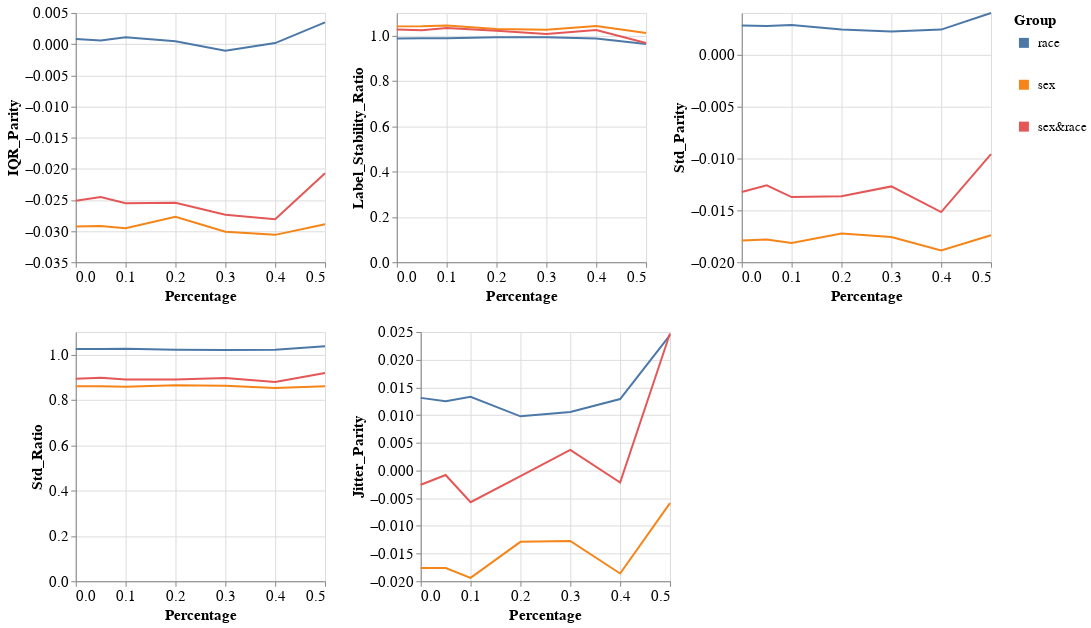

The notebook cell this image was saved under:
### Markdown cell above
### Group metrics per dataset and model

### Code cell
visualizer.create_groups_grid_pct_lines_plot(model_name=MODEL_NAMES[0],
                                             target_preprocessing_technique=PREPROCESSING_TECHNIQUES[0],
                                             group_metrics_type='variance')

### Figure 1 — Vega-Lite specification as saved in the notebook (floating-point values rounded to 4 significant figures)
{"config": {"view": {"continuousWidth": 400, "continuousHeight": 300}, "axis": {"labelFontSize": 15, "titleFontSize": 15}, "legend": {"labelFontSize": 13, "symbolStrokeWidth": 10, "titleFontSize": 15}}, "vconcat": [{"hconcat": [{"mark": "line", "encoding": {"color": {"field": "Group", "type": "nominal"}, "x": {"field": "Percentage", "type": "quantitative"}, "y": {"field": "Metric_Value", "title": "IQR_Parity", "type": "quantitative"}}, "height": 250, "width": 250}, {"data": {"name": "data-e101d365efc93a59690f78b3baa01246"}, "mark": "line", "encoding": {"color": {"field": "Group", "type": "nominal"}, "x": {"field": "Percentage", "type": "quantitative"}, "y": {"field": "Metric_Value", "title": "Label_Stability_Ratio", "type": "quantitative"}}, "height": 250, "width": 250}, {"data": {"name": "data-d1dba0a923afac3d4a690b4c9eadaa0e"}, "mark": "line", "encoding": {"color": {"field": "Group", "type": "nominal"}, "x": {"field": "Percentage", "type": "quantitative"}, "y": {"field": "Metric_Value", "title": "Std_Parity", "type": "quantitative"}}, "height": 250, "width": 250}]}, {"hconcat": [{"mark": "line", "encoding": {"color": {"field": "Group", "type": "nominal"}, "x": {"field": "Percentage", "type": "quantitative"}, "y": {"field": "Metric_Value", "title": "Std_Ratio", "type": "quantitative"}}, "height": 250, "width": 250}, {"data": {"name": "data-1a9631966115f92cc6e6166314ce5ae3"}, "mark": "line", "encoding": {"color": {"field": "Group", "type": "nominal"}, "x": {"field": "Percentage", "type": "quantitative"}, "y": {"field": "Metric_Value", "title": "Jitter_Parity", "type": "quantitative"}}, "height": 250, "width": 250}], "data": {"name": "data-d5a113d13f3b13c2f99182b476db956f"}}], "data": {"name": "data-752a0f6e415b59691ef81abf49fb271c"}, "$schema": "https://vega.github.io/schema/vega-lite/v4.17.0.json", "datasets": {"data-752a0f6e415b59691ef81abf49fb271c": [{"Model_Name": "DecisionTreeClassifier", "Metric": "IQR_Parity", "Group": "race", "Metric_Value": 0.0008057, "Percentage": 0.0}, {"Model_Name": "DecisionTreeClassifier", "Metric": "IQR_Parity", "Group": "sex", "Metric_Value": -0.02927, "Percentage": 0.0}, {"Model_Name": "DecisionTreeClassifier", "Metric": "IQR_Parity", "Group": "sex&race", "Metric_Value": -0.02512, "Percentage": 0.0}, {"Model_Name": "DecisionTreeClassifier", "Metric": "IQR_Parity", "Group": "race", "Metric_Value": 0.0005762, "Percentage": 0.05}, {"Model_Name": "DecisionTreeClassifier", "Metric": "IQR_Parity", "Group": "sex", "Metric_Value": -0.02919, "Percentage": 0.05}, {"Model_Name": "DecisionTreeClassifier", "Metric": "IQR_Parity", "Group": "sex&race", "Metric_Value": -0.02452, "Percentage": 0.05}, {"Model_Name": "DecisionTreeClassifier", "Metric": "IQR_Parity", "Group": "race", "Metric_Value": 0.001102, "Percentage": 0.1}, {"Model_Name": "DecisionTreeClassifier", "Metric": "IQR_Parity", "Group": "sex", "Metric_Value": -0.02953, "Percentage": 0.1}, {"Model_Name": "DecisionTreeClassifier", "Metric": "IQR_Parity", "Group": "sex&race", "Metric_Value": -0.02554, "Percentage": 0.1}, {"Model_Name": "DecisionTreeClassifier", "Metric": "IQR_Parity", "Group": "race", "Metric_Value": 0.0004457, "Percentage": 0.2}, {"Model_Name": "DecisionTreeClassifier", "Metric": "IQR_Parity", "Group": "sex", "Metric_Value": -0.02771, "Percentage": 0.2}, {"Model_Name": "DecisionTreeClassifier", "Metric": "IQR_Parity", "Group": "sex&race", "Metric_Value": -0.02546, "Percentage": 0.2}, {"Model_Name": "DecisionTreeClassifier", "Metric": "IQR_Parity", "Group": "race", "Metric_Value": -0.00108, "Percentage": 0.3}, {"Model_Name": "DecisionTreeClassifier", "Metric": "IQR_Parity", "Group": "sex", "Metric_Value": -0.03011, "Percentage": 0.3}, {"Model_Name": "DecisionTreeClassifier", "Metric": "IQR_Parity", "Group": "sex&race", "Metric_Value": -0.02737, "Percentage": 0.3}, {"Model_Name": "DecisionTreeClassifier", "Metric": "IQR_Parity", "Group": "race", "Metric_Value": 0.0001669, "Percentage": 0.4}, {"Model_Name": "DecisionTreeClassifier", "Metric": "IQR_Parity", "Group": "sex", "Metric_Value": -0.03061, "Percentage": 0.4}, {"Model_Name": "DecisionTreeClassifier", "Metric": "IQR_Parity", "Group": "sex&race", "Metric_Value": -0.02809, "Percentage": 0.4}, {"Model_Name": "DecisionTreeClassifier", "Metric": "IQR_Parity", "Group": "race", "Metric_Value": 0.003499, "Percentage": 0.5}, {"Model_Name": "DecisionTreeClassifier", "Metric": "IQR_Parity", "Group": "sex", "Metric_Value": -0.02891, "Percentage": 0.5}, {"Model_Name": "DecisionTreeClassifier", "Metric": "IQR_Parity", "Group": "sex&race", "Metric_Value": -0.02071, "Percentage": 0.5}], "data-e101d365efc93a59690f78b3baa01246": [{"Model_Name": "DecisionTreeClassifier", "Metric": "Label_Stability_Ratio", "Group": "race", "Metric_Value": 0.9868, "Percentage": 0.0}, {"Model_Name": "DecisionTreeClassifier", "Metric": "Label_Stability_Ratio", "Group": "sex", "Metric_Value": 1.041, "Percentage": 0.0}, {"Model_Name": "DecisionTreeClassifier", "Metric": "Label_Stability_Ratio", "Group": "sex&race", "Metric_Value": 1.027, "Percentage": 0.0}, {"Model_Name": "DecisionTreeClassifier", "Metric": "Label_Stability_Ratio", "Group": "race", "Metric_Value": 0.9883, "Percentage": 0.05}, {"Model_Name": "DecisionTreeClassifier", "Metric": "Label_Stability_Ratio", "Group": "sex", "Metric_Value": 1.041, "Percentage": 0.05}, {"Model_Name": "DecisionTreeClassifier", "Metric": "Label_Stability_Ratio", "Group": "sex&race", "Metric_Value": 1.024, "Percentage": 0.05}, {"Model_Name": "DecisionTreeClassifier", "Metric": "Label_Stability_Ratio", "Group": "race", "Metric_Value": 0.9882, "Percentage": 0.1}, {"Model_Name": "DecisionTreeClassifier", "Metric": "Label_Stability_Ratio", "Group": "sex", "Metric_Value": 1.044, "Percentage": 0.1}, {"Model_Name": "DecisionTreeClassifier", "Metric": "Label_Stability_Ratio", "Group": "sex&race", "Metric_Value": 1.034, "Percentage": 0.1}, {"Model_Name": "DecisionTreeClassifier", "Metric": "Label_Stability_Ratio", "Group": "race", "Metric_Value": 0.9924, "Percentage": 0.2}, {"Model_Name": "DecisionTreeClassifier", "Metric": "Label_Stability_Ratio", "Group": "sex", "Metric_Value": 1.029, "Percentage": 0.2}, {"Model_Name": "DecisionTreeClassifier", "Metric": "Label_Stability_Ratio", "Group": "sex&race", "Metric_Value": 1.022, "Percentage": 0.2}, {"Model_Name": "DecisionTreeClassifier", "Metric": "Label_Stability_Ratio", "Group": "race", "Metric_Value": 0.9932, "Percentage": 0.3}, {"Model_Name": "DecisionTreeClassifier", "Metric": "Label_Stability_Ratio", "Group": "sex", "Metric_Value": 1.026, "Percentage": 0.3}, {"Model_Name": "DecisionTreeClassifier", "Metric": "Label_Stability_Ratio", "Group": "sex&race", "Metric_Value": 1.007, "Percentage": 0.3}, {"Model_Name": "DecisionTreeClassifier", "Metric": "Label_Stability_Ratio", "Group": "race", "Metric_Value": 0.9875, "Percentage": 0.4}, {"Model_Name": "DecisionTreeClassifier", "Metric": "Label_Stability_Ratio", "Group": "sex", "Metric_Value": 1.042, "Percentage": 0.4}, {"Model_Name": "DecisionTreeClassifier", "Metric": "Label_Stability_Ratio", "Group": "sex&race", "Metric_Value": 1.025, "Percentage": 0.4}, {"Model_Name": "DecisionTreeClassifier", "Metric": "Label_Stability_Ratio", "Group": "race", "Metric_Value": 0.9633, "Percentage": 0.5}, {"Model_Name": "DecisionTreeClassifier", "Metric": "Label_Stability_Ratio", "Group": "sex", "Metric_Value": 1.012, "Percentage": 0.5}, {"Model_Name": "DecisionTreeClassifier", "Metric": "Label_Stability_Ratio", "Group": "sex&race", "Metric_Value": 0.9673, "Percentage": 0.5}], "data-d1dba0a923afac3d4a690b4c9eadaa0e": [{"Model_Name": "DecisionTreeClassifier", "Metric": "Std_Parity", "Group": "race", "Metric_Value": 0.002782, "Percentage": 0.0}, {"Model_Name": "DecisionTreeClassifier", "Metric": "Std_Parity", "Group": "sex", "Metric_Value": -0.0179, "Percentage": 0.0}, {"Model_Name": "DecisionTreeClassifier", "Metric": "Std_Parity", "Group": "sex&race", "Metric_Value": -0.01323, "Percentage": 0.0}, {"Model_Name": "DecisionTreeClassifier", "Metric": "Std_Parity", "Group": "race", "Metric_Value": 0.002746, "Percentage": 0.05}, {"Model_Name": "DecisionTreeClassifier", "Metric": "Std_Parity", "Group": "sex", "Metric_Value": -0.01781, "Percentage": 0.05}, {"Model_Name": "DecisionTreeClassifier", "Metric": "Std_Parity", "Group": "sex&race", "Metric_Value": -0.01259, "Percentage": 0.05}, {"Model_Name": "DecisionTreeClassifier", "Metric": "Std_Parity", "Group": "race", "Metric_Value": 0.002834, "Percentage": 0.1}, {"Model_Name": "DecisionTreeClassifier", "Metric": "Std_Parity", "Group": "sex", "Metric_Value": -0.01814, "Percentage": 0.1}, {"Model_Name": "DecisionTreeClassifier", "Metric": "Std_Parity", "Group": "sex&race", "Metric_Value": -0.01372, "Percentage": 0.1}, {"Model_Name": "DecisionTreeClassifier", "Metric": "Std_Parity", "Group": "race", "Metric_Value": 0.002409, "Percentage": 0.2}, {"Model_Name": "DecisionTreeClassifier", "Metric": "Std_Parity", "Group": "sex", "Metric_Value": -0.01724, "Percentage": 0.2}, {"Model_Name": "DecisionTreeClassifier", "Metric": "Std_Parity", "Group": "sex&race", "Metric_Value": -0.01364, "Percentage": 0.2}, {"Model_Name": "DecisionTreeClassifier", "Metric": "Std_Parity", "Group": "race", "Metric_Value": 0.002214, "Percentage": 0.3}, {"Model_Name": "DecisionTreeClassifier", "Metric": "Std_Parity", "Group": "sex", "Metric_Value": -0.01758, "Percentage": 0.3}, {"Model_Name": "DecisionTreeClassifier", "Metric": "Std_Parity", "Group": "sex&race", "Metric_Value": -0.0127, "Percentage": 0.3}, {"Model_Name": "DecisionTreeClassifier", "Metric": "Std_Parity", "Group": "race", "Metric_Value": 0.002396, "Percentage": 0.4}, {"Model_Name": "DecisionTreeClassifier", "Metric": "Std_Parity", "Group": "sex", "Metric_Value": -0.01886, "Percentage": 0.4}, {"Model_Name": "DecisionTreeClassifier", "Metric": "Std_Parity", "Group": "sex&race", "Metric_Value": -0.01517, "Percentage": 0.4}, {"Model_Name": "DecisionTreeClassifier", "Metric": "Std_Parity", "Group": "race", "Metric_Value": 0.003996, "Percentage": 0.5}, {"Model_Name": "DecisionTreeClassifier", "Metric": "Std_Parity", "Group": "sex", "Metric_Value": -0.01741, "Percentage": 0.5}, {"Model_Name": "DecisionTreeClassifier", "Metric": "Std_Parity", "Group": "sex&race", "Metric_Value": -0.009601, "Percentage": 0.5}], "data-d5a113d13f3b13c2f99182b476db956f": [{"Model_Name": "DecisionTreeClassifier", "Metric": "Std_Ratio", "Group": "race", "Metric_Value": 1.025, "Percentage": 0.0}, {"Model_Name": "DecisionTreeClassifier", "Metric": "Std_Ratio", "Group": "sex", "Metric_Value": 0.8606, "Percentage": 0.0}, {"Model_Name": "DecisionTreeClassifier", "Metric": "Std_Ratio", "Group": "sex&race", "Metric_Value": 0.8942, "Percentage": 0.0}, {"Model_Name": "DecisionTreeClassifier", "Metric": "Std_Ratio", "Group": "race", "Metric_Value": 1.025, "Percentage": 0.05}, {"Model_Name": "DecisionTreeClassifier", "Metric": "Std_Ratio", "Group": "sex", "Metric_Value": 0.861, "Percentage": 0.05}, {"Model_Name": "DecisionTreeClassifier", "Metric": "Std_Ratio", "Group": "sex&race", "Metric_Value": 0.8984, "Percentage": 0.05}, {"Model_Name": "DecisionTreeClassifier", "Metric": "Std_Ratio", "Group": "race", "Metric_Value": 1.026, "Percentage": 0.1}, {"Model_Name": "DecisionTreeClassifier", "Metric": "Std_Ratio", "Group": "sex", "Metric_Value": 0.8584, "Percentage": 0.1}, {"Model_Name": "DecisionTreeClassifier", "Metric": "Std_Ratio", "Group": "sex&race", "Metric_Value": 0.8902, "Percentage": 0.1}, {"Model_Name": "DecisionTreeClassifier", "Metric": "Std_Ratio", "Group": "race", "Metric_Value": 1.022, "Percentage": 0.2}, {"Model_Name": "DecisionTreeClassifier", "Metric": "Std_Ratio", "Group": "sex", "Metric_Value": 0.8645, "Percentage": 0.2}, {"Model_Name": "DecisionTreeClassifier", "Metric": "Std_Ratio", "Group": "sex&race", "Metric_Value": 0.8903, "Percentage": 0.2}, {"Model_Name": "DecisionTreeClassifier", "Metric": "Std_Ratio", "Group": "race", "Metric_Value": 1.021, "Percentage": 0.3}, {"Model_Name": "DecisionTreeClassifier", "Metric": "Std_Ratio", "Group": "sex", "Metric_Value": 0.8623, "Percentage": 0.3}, {"Model_Name": "DecisionTreeClassifier", "Metric": "Std_Ratio", "Group": "sex&race", "Metric_Value": 0.8965, "Percentage": 0.3}, {"Model_Name": "DecisionTreeClassifier", "Metric": "Std_Ratio", "Group": "race", "Metric_Value": 1.022, "Percentage": 0.4}, {"Model_Name": "DecisionTreeClassifier", "Metric": "Std_Ratio", "Group": "sex", "Metric_Value": 0.8528, "Percentage": 0.4}, {"Model_Name": "DecisionTreeClassifier", "Metric": "Std_Ratio", "Group": "sex&race", "Metric_Value": 0.8798, "Percentage": 0.4}, {"Model_Name": "DecisionTreeClassifier", "Metric": "Std_Ratio", "Group": "race", "Metric_Value": 1.037, "Percentage": 0.5}, {"Model_Name": "DecisionTreeClassifier", "Metric": "Std_Ratio", "Group": "sex", "Metric_Value": 0.861, "Percentage": 0.5}, {"Model_Name": "DecisionTreeClassifier", "Metric": "Std_Ratio", "Group": "sex&race", "Metric_Value": 0.9195, "Percentage": 0.5}], "data-1a9631966115f92cc6e6166314ce5ae3": [{"Model_Name": "DecisionTreeClassifier", "Metric": "Jitter_Parity", "Group": "race", "Metric_Value": 0.01311, "Percentage": 0.0}, {"Model_Name": "DecisionTreeClassifier", "Metric": "Jitter_Parity", "Group": "sex", "Metric_Value": -0.0176, "Percentage": 0.0}, {"Model_Name": "DecisionTreeClassifier", "Metric": "Jitter_Parity", "Group": "sex&race", "Metric_Value": -0.002584, "Percentage": 0.0}, {"Model_Name": "DecisionTreeClassifier", "Metric": "Jitter_Parity", "Group": "race", "Metric_Value": 0.0125, "Percentage": 0.05}, {"Model_Name": "DecisionTreeClassifier", "Metric": "Jitter_Parity", "Group": "sex", "Metric_Value": -0.01763, "Percentage": 0.05}, {"Model_Name": "DecisionTreeClassifier", "Metric": "Jitter_Parity", "Group": "sex&race", "Metric_Value": -0.0008095, "Percentage": 0.05}, {"Model_Name": "DecisionTreeClassifier", "Metric": "Jitter_Parity", "Group": "race", "Metric_Value": 0.01331, "Percentage": 0.1}, {"Model_Name": "DecisionTreeClassifier", "Metric": "Jitter_Parity", "Group": "sex", "Metric_Value": -0.0194, "Percentage": 0.1}, {"Model_Name": "DecisionTreeClassifier", "Metric": "Jitter_Parity", "Group": "sex&race", "Metric_Value": -0.00573, "Percentage": 0.1}, {"Model_Name": "DecisionTreeClassifier", "Metric": "Jitter_Parity", "Group": "race", "Metric_Value": 0.009775, "Percentage": 0.2}, {"Model_Name": "DecisionTreeClassifier", "Metric": "Jitter_Parity", "Group": "sex", "Metric_Value": -0.01289, "Percentage": 0.2}, {"Model_Name": "DecisionTreeClassifier", "Metric": "Jitter_Parity", "Group": "sex&race", "Metric_Value": -0.001008, "Percentage": 0.2}, {"Model_Name": "DecisionTreeClassifier", "Metric": "Jitter_Parity", "Group": "race", "Metric_Value": 0.01054, "Percentage": 0.3}, {"Model_Name": "DecisionTreeClassifier", "Metric": "Jitter_Parity", "Group": "sex", "Metric_Value": -0.01273, "Percentage": 0.3}, {"Model_Name": "DecisionTreeClassifier", "Metric": "Jitter_Parity", "Group": "sex&race", "Metric_Value": 0.003717, "Percentage": 0.3}, {"Model_Name": "DecisionTreeClassifier", "Metric": "Jitter_Parity", "Group": "race", "Metric_Value": 0.01289, "Percentage": 0.4}, {"Model_Name": "DecisionTreeClassifier", "Metric": "Jitter_Parity", "Group": "sex", "Metric_Value": -0.0186, "Percentage": 0.4}, {"Model_Name": "DecisionTreeClassifier", "Metric": "Jitter_Parity", "Group": "sex&race", "Metric_Value": -0.002185, "Percentage": 0.4}, {"Model_Name": "DecisionTreeClassifier", "Metric": "Jitter_Parity", "Group": "race", "Metric_Value": 0.02443, "Percentage": 0.5}, {"Model_Name": "DecisionTreeClassifier", "Metric": "Jitter_Parity", "Group": "sex", "Metric_Value": -0.005899, "Percentage": 0.5}, {"Model_Name": "DecisionTreeClassifier", "Metric": "Jitter_Parity", "Group": "sex&race", "Metric_Value": 0.02473, "Percentage": 0.5}]}}
